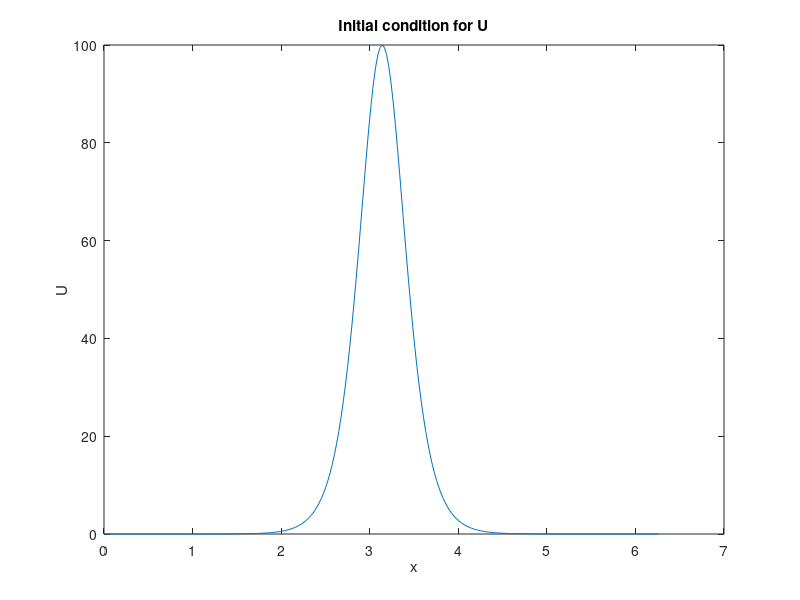
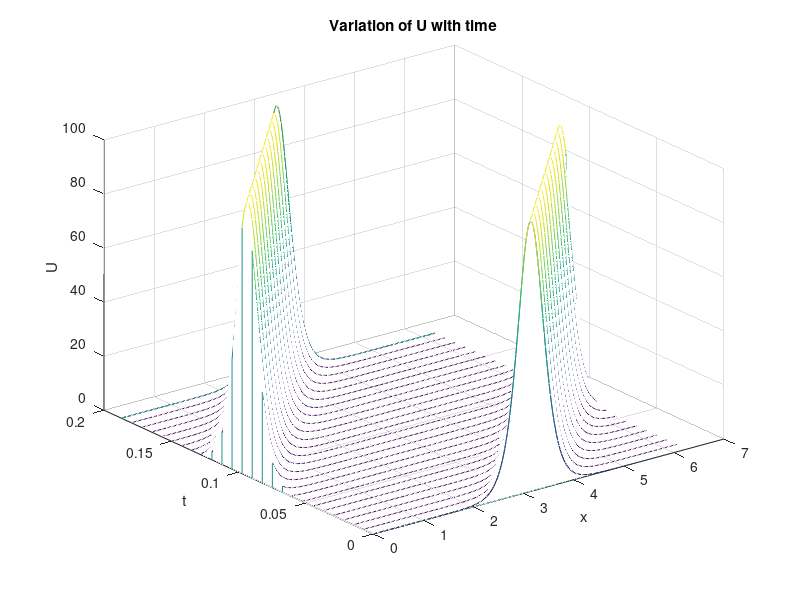
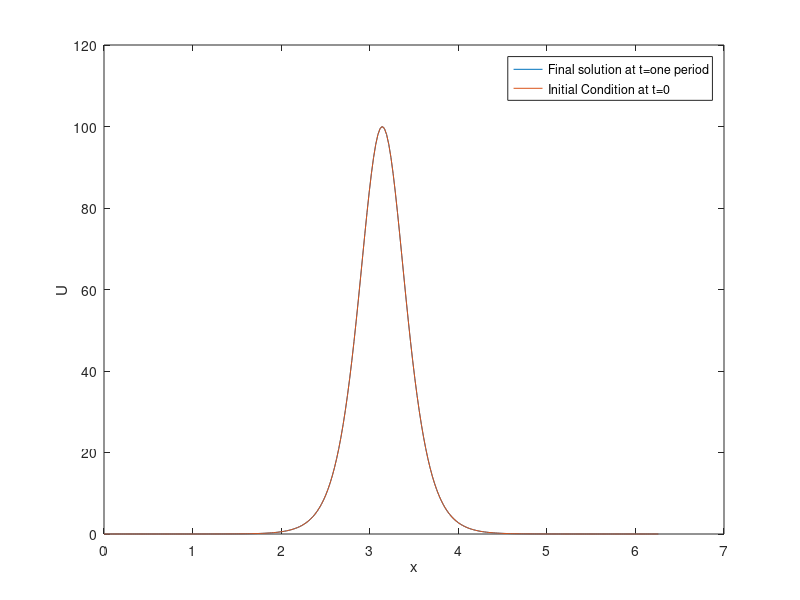

The MATLAB script that drew these images, in order:
%% SpectralModifiedSoliton.m

%% Author: Louise Olsen-Kettle (email: l.kettle1@uq.edu.au, @DrOlsen-Kettle)
%% Code to supplement lecture notes by Louise Olsen-Kettle:
%% Numerical solution of Partial Differential Equations (PDEs)
%% Webpage: http://espace.library.uq.edu.au/view/UQ:239427
%% ISBN: 978-1-74272-149-1


% using the spectral method with modification for unstable Uxxx term 
% solving the KdV equation : U_t + U U_x + U_xxx = 0

x1=0;
a = 2.*pi; % length in x-direction
x2=a;

A = 100; % A = maximum amplitude of the soliton
V=A/3.; % V = speed at which the solition travels

T = 2.*pi/V; % length of time for solution

n = 128;   % no of grid points Xn

dx = a/(2.*n); % grid spacing in x direction

dt = (dx^3)/(2*pi^2) 

m = round(T/dt)

t=0.; % initial time = 0

% set up mesh in x-direction:
x = linspace(x1,x2-dx, 2*n)';

% matlab stores wave numbers differently from us:
nu = [0:n  -n+1:-1]';

% define U^0 at t_k = 0 
U_tk_1 = A*sech(sqrt(A/12.)*(x-pi)).^2;

initial_U = U_tk_1;

% define U^(-1) at t_k = -1
% using U^(-1) = U^0(x+V*dt) since soliton moves at speed V and t=-dt :
% general solution: U(x,t) = A*sech(sqrt(A/12.)*(x-pi - Vt))^2
U_tk_2 =  A*sech(sqrt(A/12.)*(x + V*dt -pi)).^2;

figure(1)
plot (x,U_tk_1,'-')
%axis ([0 2*pi 0 2])
title ('Initial condition for U')
xlabel ('x')
ylabel ('U')

% store solution every 100th timestep in matrix U(nxm):

U=zeros(2*n,round(m/10000));
tvec=zeros(round(m/10000),1);

U(:,1) = U_tk_1;
tvec(1) = t;

U_tk = zeros(2*n,1);

kk=1;
% now march solution forward in time using U_tk+1 = U_tk-1 - 2*i*dt*(c(x)*ifft(nu*fft(U_tk))) :

for k = 1:m-1
    t = t+dt;

    uhat = fft(U_tk_1);
    what = 1i*nu.*(uhat);
    w = real(ifft(what));
    uhat = fft(U_tk_1);
    what = -1i*sin(nu.^3*dt).*(uhat);
    www = real(ifft(what));

    U_tk = U_tk_2 - 2*dt*U_tk_1.*w - 2.*www ;
    % for next time step:
    U_tk_2 = U_tk_1;
    U_tk_1 = U_tk;

    if mod(k,10000)==0
       U(:,kk+1) = U_tk;
       tvec(kk+1) = t;
       kk=kk+1;
    end

end
kk


figure(2)
waterfall(x,tvec,U')
%axis ([0 1 0 2 0 1.1])
title ('Variation of U with time')
xlabel ('x')
ylabel ('t')
zlabel ('U')


figure(3)
plot (x,U_tk,x,initial_U)
%axis ([0 2 0 1.1])
legend('Final solution at t=one period','Initial Condition at t=0')
xlabel ('x')
ylabel ('U')
